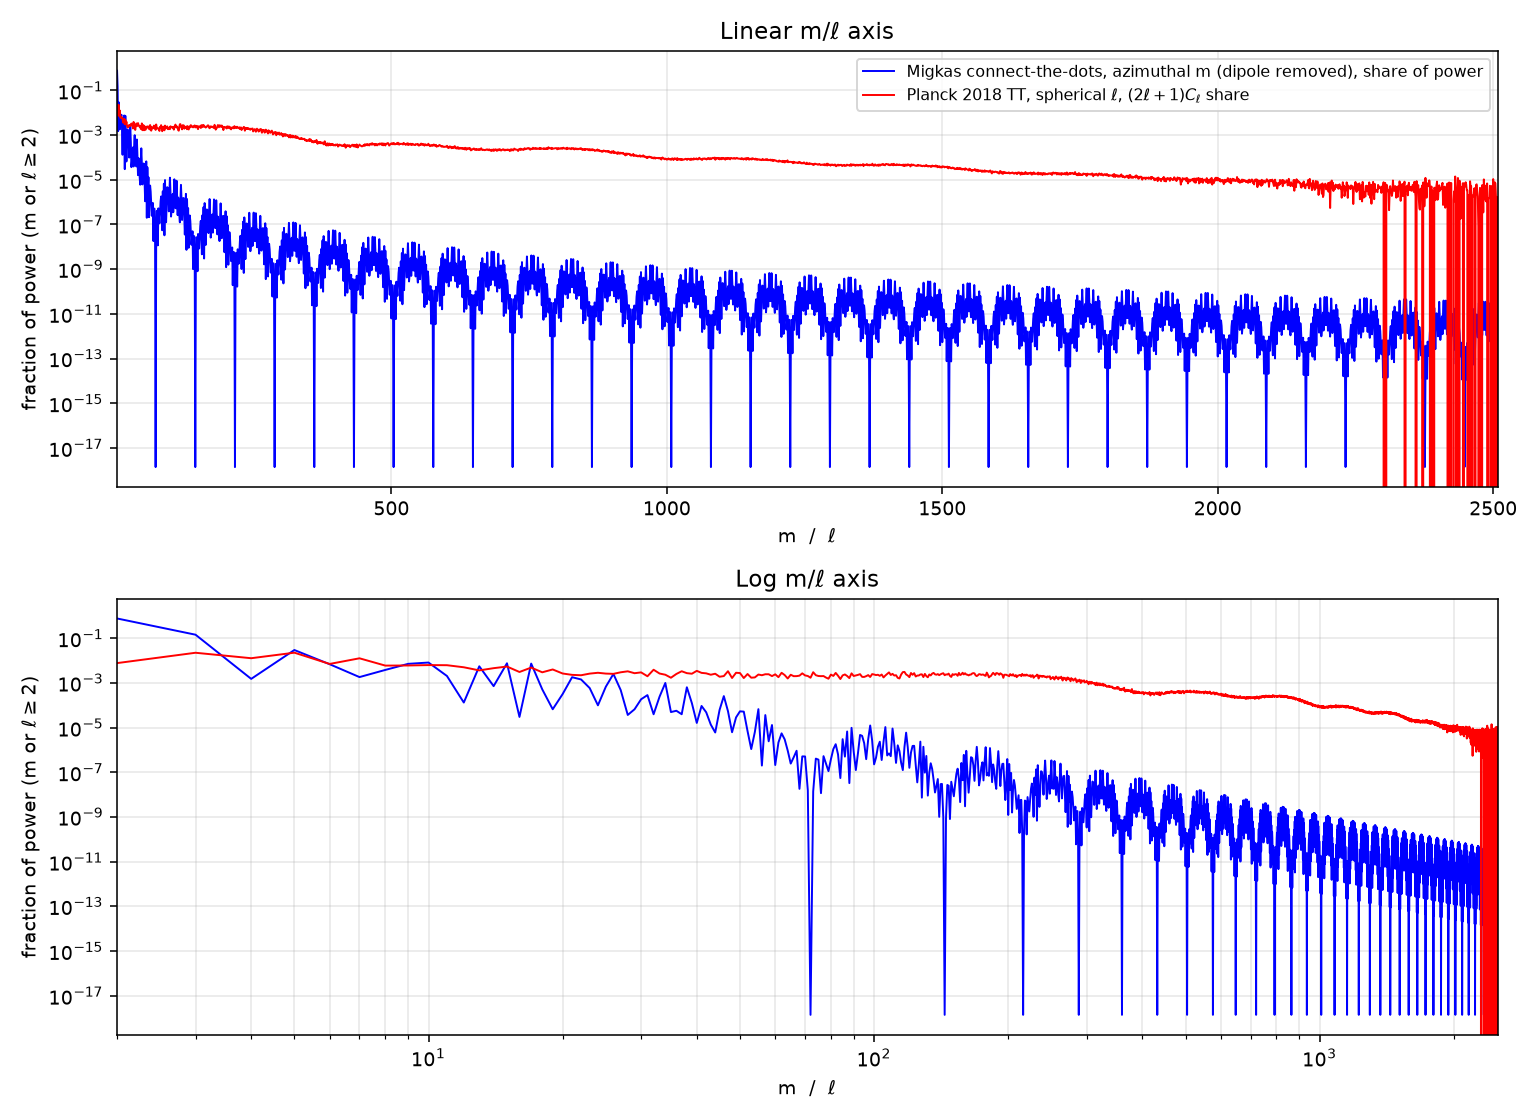

Write the Python code that produced this figure.
# Fourier power of connect-the-dots (linear interp, periodic) Migkas A/A_all, dipole removed, m=2..2500, vs Planck 2018 TT l=2..2508.
import numpy as np,matplotlib;matplotlib.use('Agg');import matplotlib.pyplot as plt
d=np.genfromtxt('/workspace/cosmology/migkas/fig6_digitized.csv',delimiter=',',names=True);l,y=d['l_deg'],d['A_over_Aall'];o=np.argsort(l);l,y=l[o],y[o]
N=2**16;g=np.arange(N)*360/N;f=np.interp(g,l,y,period=360)
P=np.abs(np.fft.rfft(f)/N)**2*2;M=2500;ms=np.arange(2,M+1);Ps=P[2:M+1];sh=Ps/Ps.sum()
p=np.loadtxt('COM_PowerSpect_CMB-TT-full_R3.01.txt');L=p[:,0];Dl=p[:,1];Pl=(2*L+1)*2*np.pi*Dl/(L*(L+1));shp=Pl/Pl.sum()
fig,ax=plt.subplots(2,1,figsize=(11,8))
for a in ax:
  a.plot(ms,sh,'b-',lw=1,label='Migkas connect-the-dots, azimuthal m (dipole removed), share of power')
  a.plot(L,shp,'r-',lw=1,label='Planck 2018 TT, spherical $\\ell$, $(2\\ell+1)C_\\ell$ share')
  a.set_yscale('log');a.set_xlabel('m  /  $\\ell$');a.set_ylabel('fraction of power (m or $\\ell\\geq2$)');a.grid(alpha=.3,which='both');a.set_xlim(2,2508)
ax[0].legend(fontsize=8);ax[0].set_title('Linear m/$\\ell$ axis');ax[1].set_xscale('log');ax[1].set_title('Log m/$\\ell$ axis')
plt.tight_layout();plt.savefig('A_lines_spectrum.png',dpi=140)
print('m2-8',sh[:7].sum(),'9-35',sh[7:34].sum(),'>35',sh[34:].sum(),'m2',sh[0],'m3',sh[1])
